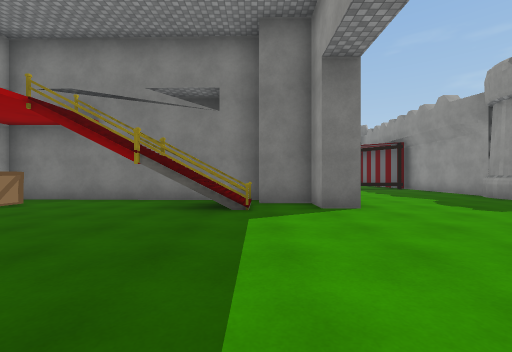
[1] (above)

17 first-person views from a walk through a 3-D level made in the Unity game engine. The camera is 1.2 m above the floor, looks level and sees 90° across. The floor is counted in squares, 2 m on a side. Each view is taken from the middle of a square. On the plan, view 1 faces up. The plan holds only what a view shows up to about 9 squares ahead; the rest is blank. The place goes on beyond the plan. Some surface patterns are stand-ins.

[2]
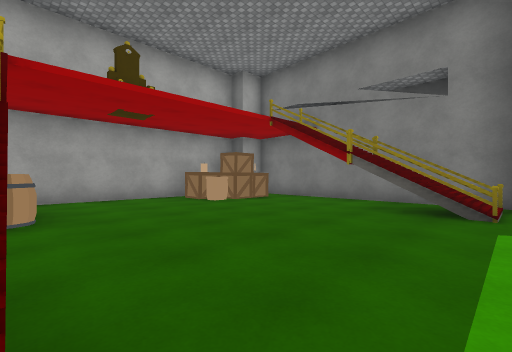

[3]
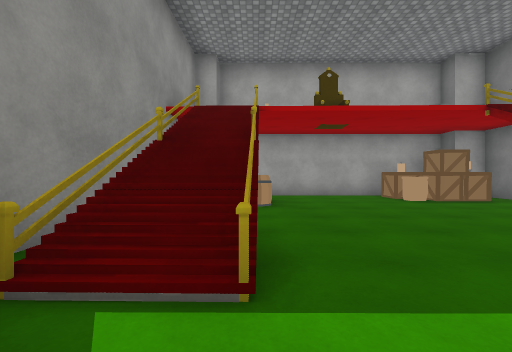

[4]
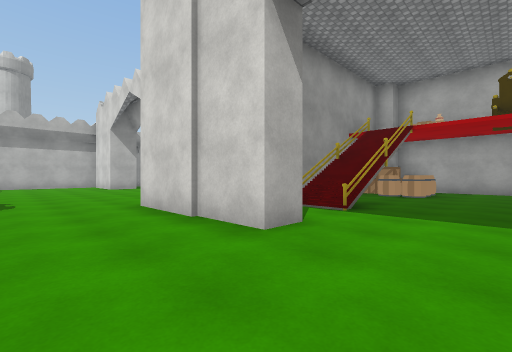

[5]
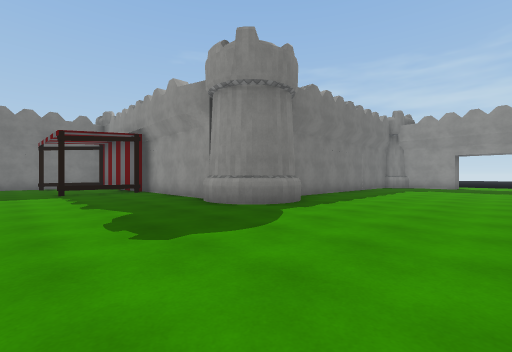

[6]
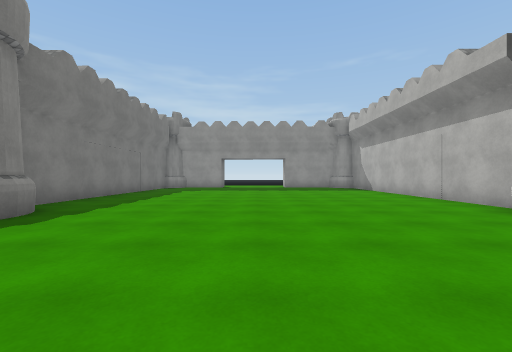

[7]
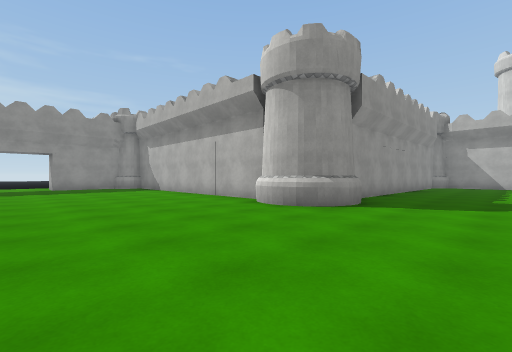

[8]
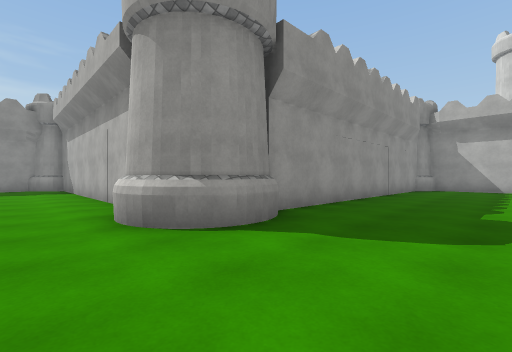

[9]
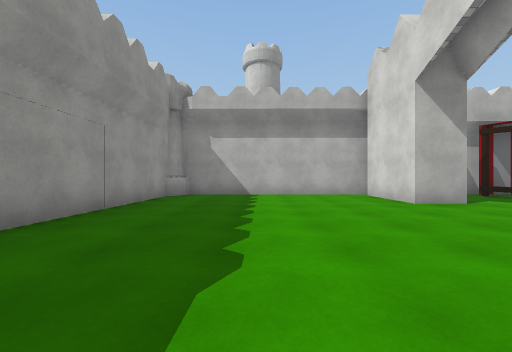

[10]
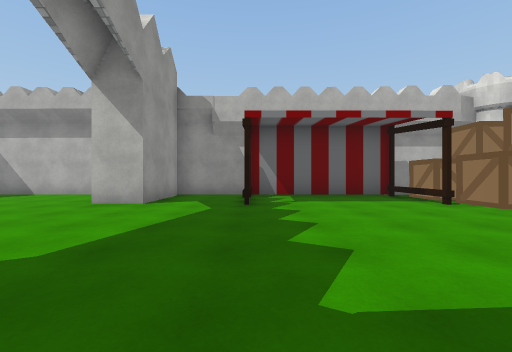

[11]
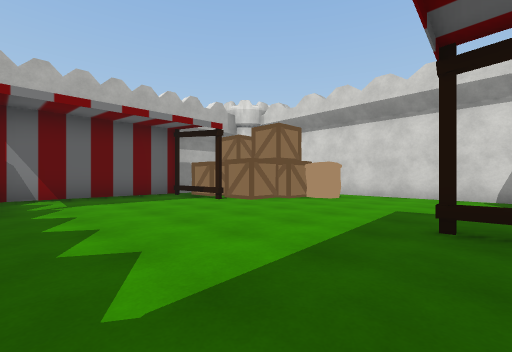

[12]
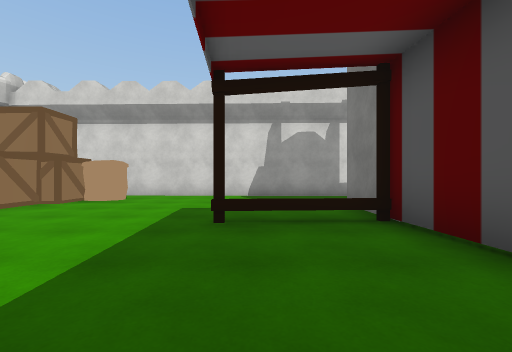

[13]
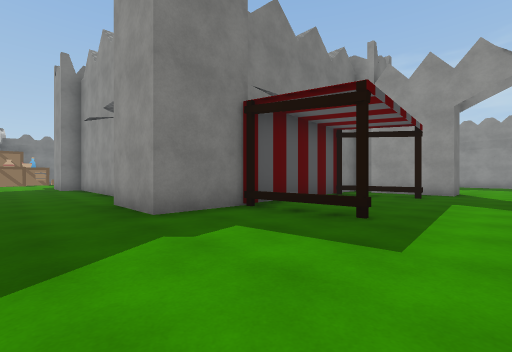

[14]
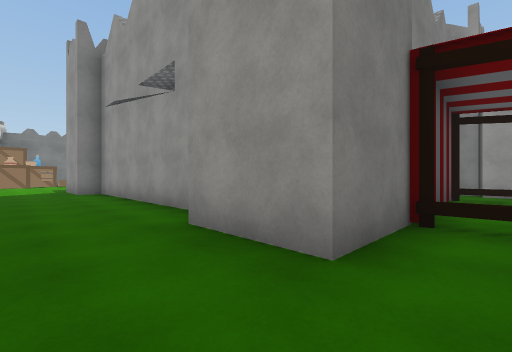

[15]
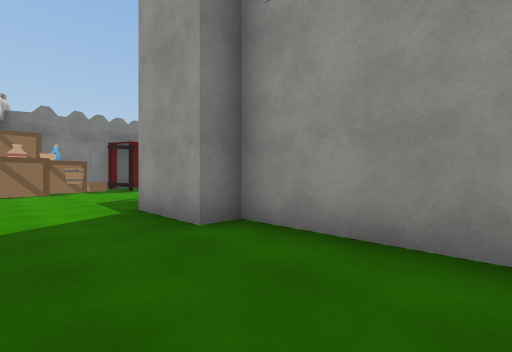

[16]
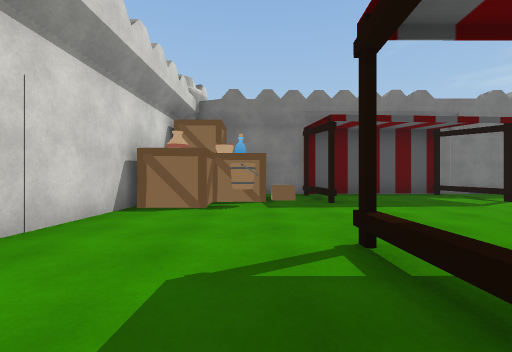

[17]
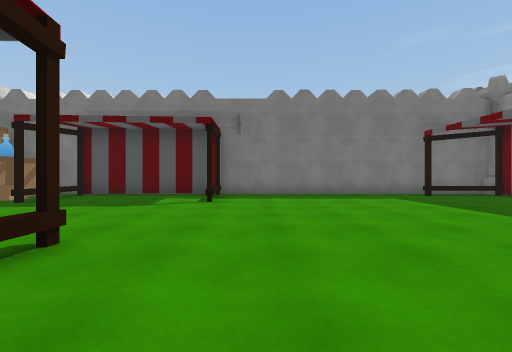

### Floor plan
Key: @ floor where view 1 was taken; # wall or solid block; x gap in a wall; . floor; / step, stairs or slope; = window, fence, low wall or low ledge; ^ raised ledge; B box; A bag; R barrel; U bucket; O other object.
Columns run from 11 left of view 1 to 15 right of it. Each row starts with its distance up from view 1.
 17    ################
 16    B=##..#.....#^^#
 15  B BO....^........
 14  OBB#....#.......
 13  BBU.............
 12 #..............#.##
 11 #...... ........=.#
 10  ...#.  #.... ....#
  9  ...^    ...  ....#
  8  ...      .   ....#
  7  ..#########  ....#######
  6  ..##....x.###....##.....
  5  ...#BO..###.#...........
  4  ...#OA...................
  3  ...#B.....................
  2  ...#......................
  1  ...#......................
  0  ...#.OR.##@.#.............
 -1  ..#  O../// #.............
 -2 #..#  O ######.............
 -3 #..######..###....#########
 -4 #....^...^.#......#
 -5 #....^...#.#......#
 -6 #.................#
 -7 #.................#
 -8 #.................#
 -9 #AA...............#
-10  BBB#.............#
-11    B^...^..#......#
-12    BB...^..#......#
-13    ######..#......#
-14         ###########

Positions as (right, up) in squares from view 1, and headings:
1: (0, 0), facing up
2: (0, 0), facing up-left
3: (1, 0), facing left
4: (4, 2), facing down-left
5: (3, 2), facing up-right
6: (4, 2), facing right
7: (4, 2), facing down-right
8: (4, -1), facing down-right
9: (4, -5), facing down
10: (-3, -5), facing down
11: (-3, -5), facing down-left
12: (-3, -5), facing left
13: (-10, -7), facing up-right
14: (-10, -4), facing up-right
15: (-10, 3), facing up-right
16: (-8, 8), facing up
17: (-1, 8), facing up
